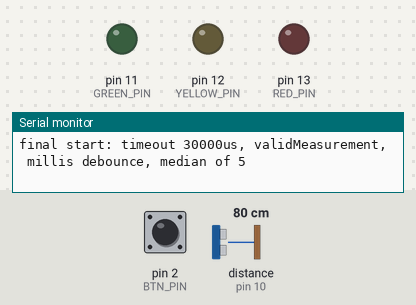
Recording of a sketch running on a simulated Arduino Uno, built with avr-gcc and run on an emulated ATmega328P. On the bench: output pins drawn as LEDs (lit = HIGH), the last lines printed to the serial monitor. The test bench sets the inputs (shaded band); at power-on: pin 2 (BTN_PIN) HIGH, distance to the obstacle (sensor on pin 10) 80 cm. The echo pulse lasts 58.3 µs per cm; pins used as bus, display or sensor lines are not drawn.

Above: at 1.2 s.
1.3 s: pin 2 (BTN_PIN) pulled LOW for 1 s
At 2.1 s:
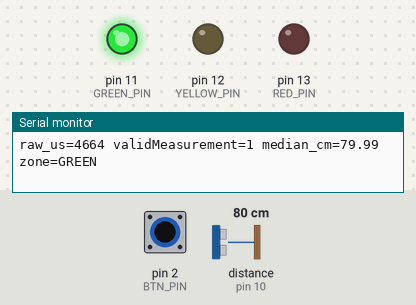
3.8 s: pin 2 (BTN_PIN) pulled LOW for 3.2 s
At 7.8 s:
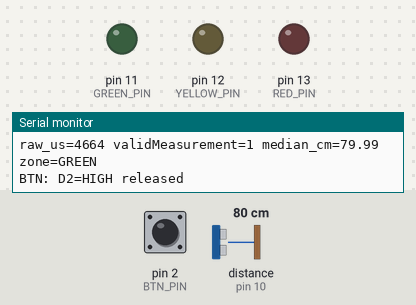
8.6 s: pin 2 (BTN_PIN) driven LOW
At 9.5 s:
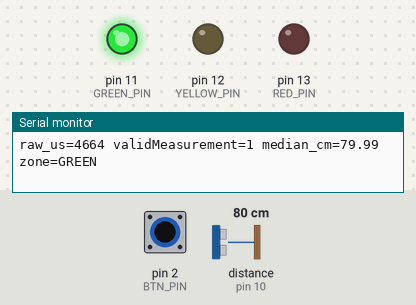
11.6 s: distance to the obstacle (sensor on pin 10) set to 56 cm
13.1 s: distance to the obstacle (sensor on pin 10) set to 48 cm
At 13.5 s:
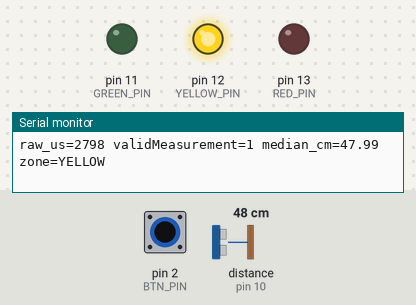
14.7 s: distance to the obstacle (sensor on pin 10) set to 22 cm
17.7 s: distance to the obstacle (sensor on pin 10) set to 19 cm
At 18.8 s:
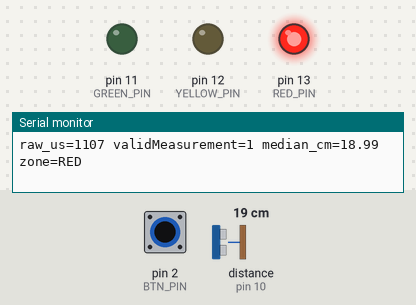
Timing chart, 0 to 20.3 s (numbered marks = the images above; inputs shaded):
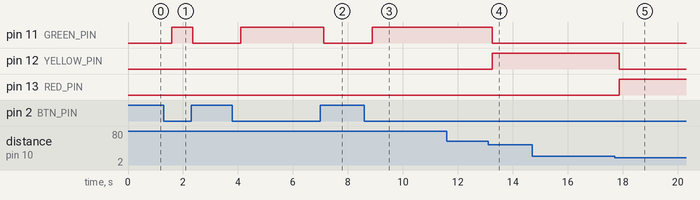

The sketch:

final.ino
```cpp
#include "logic.h"

const int TRIG_PIN = 9;
const int ECHO_PIN = 10;
const int BTN_PIN = 2;
const int RED_PIN = 13;
const int YELLOW_PIN = 12;
const int GREEN_PIN = 11;

const unsigned long ECHO_TIMEOUT_US = 30000;
const unsigned long DEBOUNCE_MS = 50;
const unsigned long SAMPLE_PERIOD_MS = 60;
const int WINDOW = 5;

int btnReading = HIGH;
int btnStable = HIGH;
unsigned long btnChangedMs = 0;

Sample window[WINDOW];
int filled = 0;
int head = 0;
unsigned long lastSampleMs = 0;

void showZone(Zone z) {
  digitalWrite(RED_PIN, z == ZONE_RED ? HIGH : LOW);
  digitalWrite(YELLOW_PIN, z == ZONE_YELLOW ? HIGH : LOW);
  digitalWrite(GREEN_PIN, z == ZONE_GREEN ? HIGH : LOW);
}

void resetWindow() {
  filled = 0;
  head = 0;
}

bool buttonPressed() {
  int raw = digitalRead(BTN_PIN);
  if (raw != btnReading) {
    btnReading = raw;
    btnChangedMs = millis();
  }
  if (millis() - btnChangedMs >= DEBOUNCE_MS && btnStable != btnReading) {
    btnStable = btnReading;
    Serial.println(btnStable == LOW ? "BTN: D2=LOW pressed" : "BTN: D2=HIGH released");
  }
  return btnStable == LOW;
}

unsigned long readEchoUs() {
  digitalWrite(TRIG_PIN, LOW);
  delayMicroseconds(2);
  digitalWrite(TRIG_PIN, HIGH);
  delayMicroseconds(10);
  digitalWrite(TRIG_PIN, LOW);
  return pulseIn(ECHO_PIN, HIGH, ECHO_TIMEOUT_US);
}

void setup() {
  Serial.begin(9600);
  pinMode(TRIG_PIN, OUTPUT);
  pinMode(ECHO_PIN, INPUT);
  pinMode(BTN_PIN, INPUT_PULLUP);
  pinMode(RED_PIN, OUTPUT);
  pinMode(YELLOW_PIN, OUTPUT);
  pinMode(GREEN_PIN, OUTPUT);
  showZone(ZONE_NONE);
  Serial.println("final start: timeout 30000us, validMeasurement, millis debounce, median of 5");
}

void loop() {
  if (!buttonPressed()) {
    showZone(ZONE_NONE);
    resetWindow();
    return;
  }

  if (millis() - lastSampleMs < SAMPLE_PERIOD_MS) return;
  lastSampleMs = millis();

  unsigned long us = readEchoUs();
  window[head] = makeSample(us);
  head = (head + 1) % WINDOW;
  if (filled < WINDOW) filled++;

  float median = 0;
  bool validMeasurement = filled == WINDOW && medianOfValid(window, WINDOW, &median);
  Zone z = classify(validMeasurement, median);
  showZone(z);

  Serial.print("raw_us=");
  Serial.print(us);
  Serial.print(" validMeasurement=");
  Serial.print(validMeasurement ? 1 : 0);
  if (validMeasurement) {
    Serial.print(" median_cm=");
    Serial.print(median);
  } else if (filled == WINDOW) {
    Serial.print(" ERROR: no valid echo, SAFE STOP");
  }
  Serial.print(" zone=");
  Serial.println(zoneName(z));
}
```

logic.h
```cpp
#pragma once

enum Zone { ZONE_NONE, ZONE_RED, ZONE_YELLOW, ZONE_GREEN };

struct Sample {
  bool valid;
  float cm;
};

inline float durationToCm(unsigned long durationUs) {
  return durationUs * 0.0343f / 2.0f;
}

inline Sample makeSample(unsigned long durationUs) {
  Sample s;
  s.valid = durationUs != 0;
  s.cm = s.valid ? durationToCm(durationUs) : 0.0f;
  return s;
}

inline Zone classify(bool valid, float cm) {
  if (!valid) return ZONE_NONE;
  if (cm < 20.0f) return ZONE_RED;
  if (cm <= 50.0f) return ZONE_YELLOW;
  return ZONE_GREEN;
}

inline const char* zoneName(Zone z) {
  switch (z) {
    case ZONE_RED: return "RED";
    case ZONE_YELLOW: return "YELLOW";
    case ZONE_GREEN: return "GREEN";
    default: return "NONE";
  }
}

inline bool medianOfValid(const Sample* samples, int n, float* out) {
  float v[16];
  int k = 0;
  for (int i = 0; i < n && k < 16; i++) {
    if (samples[i].valid) v[k++] = samples[i].cm;
  }
  if (k < n / 2 + 1) return false;
  for (int i = 1; i < k; i++) {
    float x = v[i];
    int j = i - 1;
    while (j >= 0 && v[j] > x) {
      v[j + 1] = v[j];
      j--;
    }
    v[j + 1] = x;
  }
  *out = (k % 2) ? v[k / 2] : (v[k / 2 - 1] + v[k / 2]) / 2.0f;
  return true;
}
```

Measured:
- the behaviour switches between 51 and 50 cm on distance to the obstacle (sensor on pin 10) (found by bisection; images 3 and 4)
- the behaviour switches between 21 and 20 cm on distance to the obstacle (sensor on pin 10) (found by bisection; images 4 and 5)
- after the input at 1.3 s, pin 11 (GREEN_PIN): LOW → HIGH after 0.29 s, → LOW 0.75 s later
- after the input at 3.8 s, pin 11 (GREEN_PIN): LOW → HIGH after 0.30 s, → LOW 3.0 s later
- after the input at 8.6 s, pin 11 (GREEN_PIN): LOW → HIGH after 0.29 s
- after the input at 13.1 s, pin 11 (GREEN_PIN): HIGH → LOW after 0.15 s; pin 12 (YELLOW_PIN): LOW → HIGH after 0.15 s
- after the input at 17.7 s, pin 12 (YELLOW_PIN): HIGH → LOW after 0.16 s; pin 13 (RED_PIN): LOW → HIGH after 0.16 s
